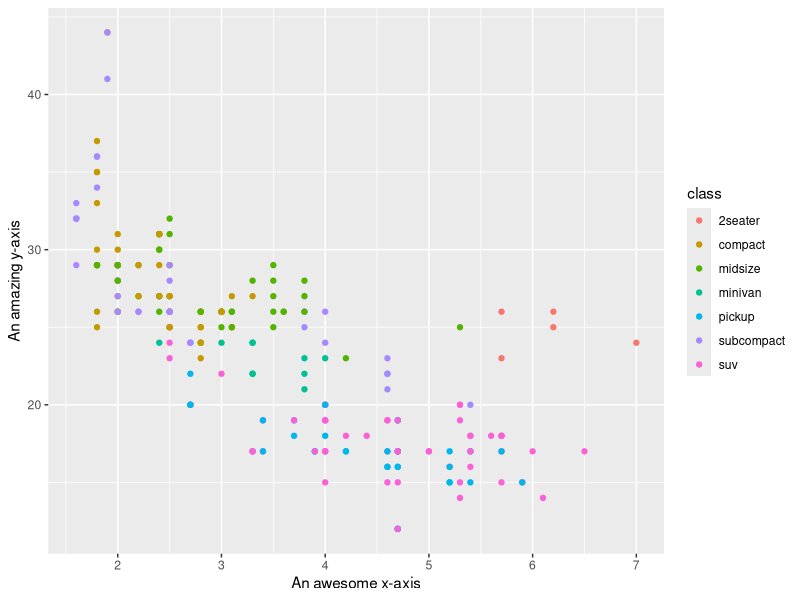
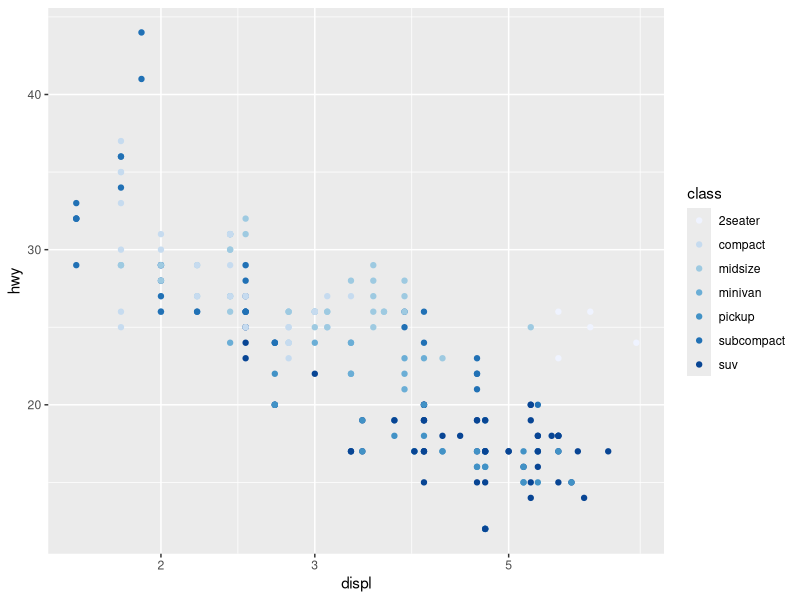

R code for these plots, in order: (Note: this script raises an error after producing the figures.)
#Chapter 12: Scales
library(tidyverse)
library(ggplot2)
library(dplyr)
##Types of Scales
#-Position Scales
#-Colour scales
#-Manual scales
#- Identity scales

#Specifying scales
ggplot(data = mpg, aes(x = displ, y = hwy)) +
  geom_point(aes(colour = class)) +
  scale_x_continuous("An awesome x-axis") +
  scale_y_continuous("An amazing y-axis")

#Note
ggplot(data = mpg, aes(x = displ, y = hwy)) +
  geom_point(aes(colour = class)) +
  scale_x_log10() +
  scale_color_brewer()

#Convinience functions
#xlim(25, 35) - for continuous scale from 10, 20
#ylim(20, 10) - a reversed continuous scale from 20 to 10
#xlim("a", "b", "c") - a discrete scale
#xlim(as. Date(c("2008-05-01", "2008-08-01"))): a date scale from May 1 to Auguat1 2008

#Three examples
base + xlim(2, 3)
base + xlim(3, 2)
base + lims(x = c(2, 3))


#Visual range expansion
#To set the expansions at limits to ZERO
ggplot(data = faithfuld, aes(x = waiting, y = eruptions)) +
  geom_raster(aes(fill = density))

#Do this
ggplot(data = faithfuld, aes(x = waiting, y = eruptions)) +
  geom_raster(aes(fill = density)) +
  scale_x_continuous(expand = c(0,0)) +
  scale_y_continuous(expand = c(0,0))

#Out of bound values: To ZOOM into an area of interest,
#use the xlim() and ylim() arguments to coord_cartesian() 

#Exercises
library(cowplot)
p1 <- ggplot() + geom_point(data = filter(mpg, drv == "f"), aes(x = displ, y = hwy, colour = class)) 
p2 <- ggplot() +  geom_point(data = filter(mpg, drv == "r"), aes(x = displ, y = hwy, colour = class))
plot_grid(p1, p2, labels = c("Forward", "Reverse"))


#Position Scales












  
  
  
  
  
  
  


